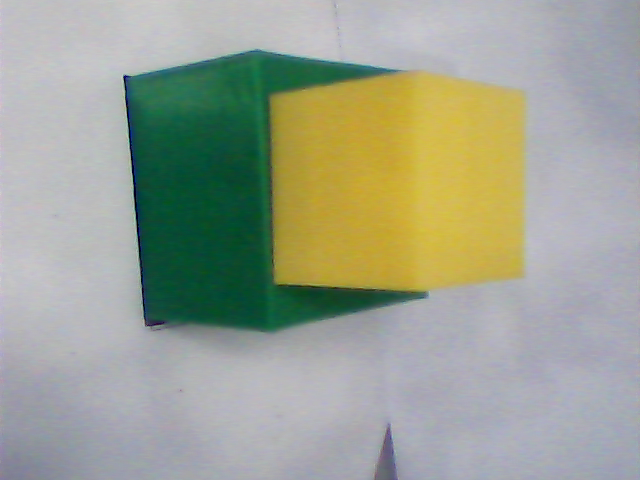
#> input picture c1.png, 640 x 480 px, found by its file name
$ python points.py
#> lines starting #> are read from the running program, lines starting #| are printed output that depends on the picture
import cv2


def check(image):
    image = cv2.circle(image, (188,248), radius=1, color=(0, 0, 255), thickness=-1)
    image = cv2.circle(image, (208,248), radius=1, color=(0, 0, 255), thickness=-1)
    image = cv2.circle(image, (188,228), radius=1, color=(0, 0, 255), thickness=-1)
    image = cv2.circle(image, (208,228), radius=1, color=(0, 0, 255), thickness=-1)
    image = cv2.circle(image, (355,225), radius=1, color=(0, 0, 255), thickness=-1)
    image = cv2.circle(image, (335,205), radius=1, color=(0, 0, 255), thickness=-1)
    image = cv2.circle(image, (355,205), radius=1, color=(0, 0, 255), thickness=-1)
    image = cv2.circle(image, (335,225), radius=1, color=(0, 0, 255), thickness=-1)
    return image


def checkfin(image):
    cv2.rectangle(image, (210+15, 248+15), (210, 248), (0, 0, 255), -1)
    cv2.rectangle(image, (296+15, 248+15), (296, 248), (0, 0, 255), -1)
    cv2.rectangle(image, (385+15, 248+15), (385, 248), (0, 0, 255), -1)

    cv2.rectangle(image, (210+15, 331+15), (210, 331), (0, 0, 255), -1)
    cv2.rectangle(image, (296+15, 331+15), (296, 331), (0, 0, 255), -1)
    cv2.rectangle(image, (385+15, 331+15), (385, 331), (0, 0, 255), -1)

    cv2.rectangle(image, (210+15, 432+15), (210, 432), (0, 0, 255), -1)
    cv2.rectangle(image, (296+15, 432+15), (296, 432), (0, 0, 255), -1)
    cv2.rectangle(image, (385+15, 432+15), (385, 432), (0, 0, 255), -1)

    return image


img = cv2.imread('c1.png')
#> img is the input picture: shape (480, 640, 3); mean B, G, R 145.7, 161.9, 156.3
img = check(img)
#> in check, `image = cv2.circle(image, (208,248), radius=1, color=(0, 0, 255), thic..`: image: shape (480, 640, 3); mean B, G, R 145.7, 161.9, 156.3
#> in check, `image = cv2.circle(image, (188,228), radius=1, color=(0, 0, 255), thic..`: image: shape (480, 640, 3); mean B, G, R 145.7, 161.9, 156.3
#> in check, `image = cv2.circle(image, (208,228), radius=1, color=(0, 0, 255), thic..`: image: shape (480, 640, 3); mean B, G, R 145.7, 161.9, 156.3
#> in check, `image = cv2.circle(image, (355,225), radius=1, color=(0, 0, 255), thic..`: image: shape (480, 640, 3); mean B, G, R 145.7, 161.9, 156.3
#> in check, `image = cv2.circle(image, (335,205), radius=1, color=(0, 0, 255), thic..`: image: shape (480, 640, 3); mean B, G, R 145.7, 161.9, 156.3
#> in check, `image = cv2.circle(image, (355,205), radius=1, color=(0, 0, 255), thic..`: image: shape (480, 640, 3); mean B, G, R 145.7, 161.9, 156.3
#> in check, `image = cv2.circle(image, (335,225), radius=1, color=(0, 0, 255), thic..`: image: shape (480, 640, 3); mean B, G, R 145.7, 161.9, 156.3
img1 = cv2.imread('c2.png')
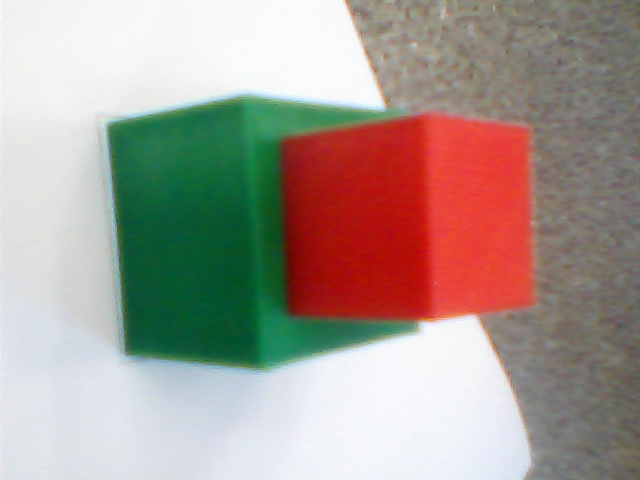
#> input picture c2.png, 640 x 480 px, found by its file name
#> img1 is the input picture: shape (480, 640, 3); mean B, G, R 146.9, 155.2, 166.9
img1 = check(img1)
#> in check (call 2), `image = cv2.circle(image, (208,248), radius=1, color=(0, 0, 255), thic..`: image: shape (480, 640, 3); mean B, G, R 146.8, 155.2, 167
#> in check (call 2), `image = cv2.circle(image, (188,228), radius=1, color=(0, 0, 255), thic..`: image: shape (480, 640, 3); mean B, G, R 146.8, 155.2, 167
#> in check (call 2), `image = cv2.circle(image, (208,228), radius=1, color=(0, 0, 255), thic..`: image: shape (480, 640, 3); mean B, G, R 146.8, 155.2, 167
#> in check (call 2), `image = cv2.circle(image, (355,225), radius=1, color=(0, 0, 255), thic..`: image: shape (480, 640, 3); mean B, G, R 146.8, 155.2, 167
#> in check (call 2), `image = cv2.circle(image, (335,205), radius=1, color=(0, 0, 255), thic..`: image: shape (480, 640, 3); mean B, G, R 146.8, 155.2, 167
#> in check (call 2), `image = cv2.circle(image, (355,205), radius=1, color=(0, 0, 255), thic..`: image: shape (480, 640, 3); mean B, G, R 146.8, 155.2, 167
#> in check (call 2), `image = cv2.circle(image, (335,225), radius=1, color=(0, 0, 255), thic..`: image: shape (480, 640, 3); mean B, G, R 146.8, 155.2, 167
img2 = cv2.imread('c3.png')
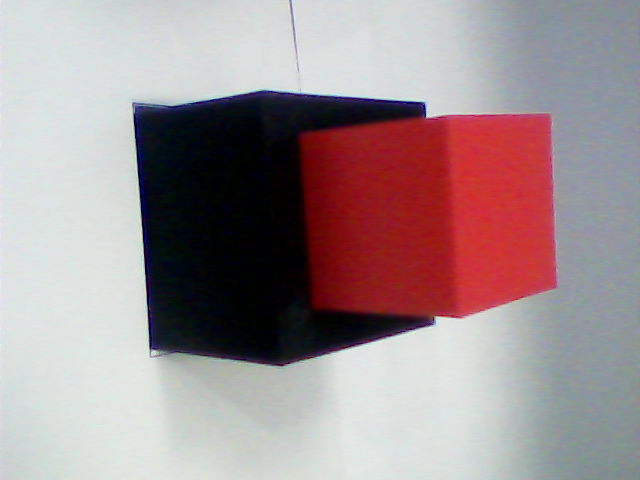
#> input picture c3.png, 640 x 480 px, found by its file name
#> img2 is the input picture: shape (480, 640, 3); mean B, G, R 147.2, 144.8, 160.8
img2 = check(img2)
#> in check (call 3), `image = cv2.circle(image, (208,248), radius=1, color=(0, 0, 255), thic..`: image: shape (480, 640, 3); mean B, G, R 147.2, 144.8, 160.8
#> in check (call 3), `image = cv2.circle(image, (188,228), radius=1, color=(0, 0, 255), thic..`: image: shape (480, 640, 3); mean B, G, R 147.2, 144.8, 160.8
#> in check (call 3), `image = cv2.circle(image, (208,228), radius=1, color=(0, 0, 255), thic..`: image: shape (480, 640, 3); mean B, G, R 147.2, 144.8, 160.8
#> in check (call 3), `image = cv2.circle(image, (355,225), radius=1, color=(0, 0, 255), thic..`: image: shape (480, 640, 3); mean B, G, R 147.2, 144.8, 160.8
#> in check (call 3), `image = cv2.circle(image, (335,205), radius=1, color=(0, 0, 255), thic..`: image: shape (480, 640, 3); mean B, G, R 147.2, 144.8, 160.8
#> in check (call 3), `image = cv2.circle(image, (355,205), radius=1, color=(0, 0, 255), thic..`: image: shape (480, 640, 3); mean B, G, R 147.2, 144.8, 160.8
#> in check (call 3), `image = cv2.circle(image, (335,225), radius=1, color=(0, 0, 255), thic..`: image: shape (480, 640, 3); mean B, G, R 147.2, 144.8, 160.8
img3 = cv2.imread('c4.png')
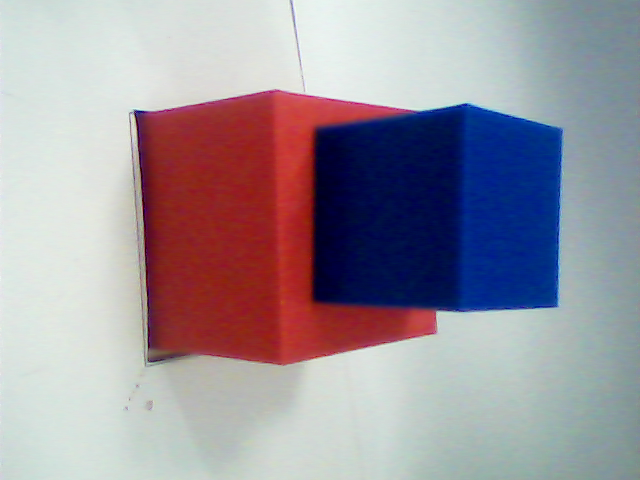
#> input picture c4.png, 640 x 480 px, found by its file name
#> img3 is the input picture: shape (480, 640, 3); mean B, G, R 158.4, 148.9, 156.3
img3 = check(img3)
#> in check (call 4), `image = cv2.circle(image, (208,248), radius=1, color=(0, 0, 255), thic..`: image: shape (480, 640, 3); mean B, G, R 158.4, 148.9, 156.3
#> in check (call 4), `image = cv2.circle(image, (188,228), radius=1, color=(0, 0, 255), thic..`: image: shape (480, 640, 3); mean B, G, R 158.4, 148.9, 156.3
#> in check (call 4), `image = cv2.circle(image, (208,228), radius=1, color=(0, 0, 255), thic..`: image: shape (480, 640, 3); mean B, G, R 158.4, 148.9, 156.3
#> in check (call 4), `image = cv2.circle(image, (355,225), radius=1, color=(0, 0, 255), thic..`: image: shape (480, 640, 3); mean B, G, R 158.4, 148.9, 156.3
#> in check (call 4), `image = cv2.circle(image, (335,205), radius=1, color=(0, 0, 255), thic..`: image: shape (480, 640, 3); mean B, G, R 158.4, 148.9, 156.3
#> in check (call 4), `image = cv2.circle(image, (355,205), radius=1, color=(0, 0, 255), thic..`: image: shape (480, 640, 3); mean B, G, R 158.4, 148.9, 156.3
#> in check (call 4), `image = cv2.circle(image, (335,225), radius=1, color=(0, 0, 255), thic..`: image: shape (480, 640, 3); mean B, G, R 158.4, 148.9, 156.4
img4 = cv2.imread('c5.png')
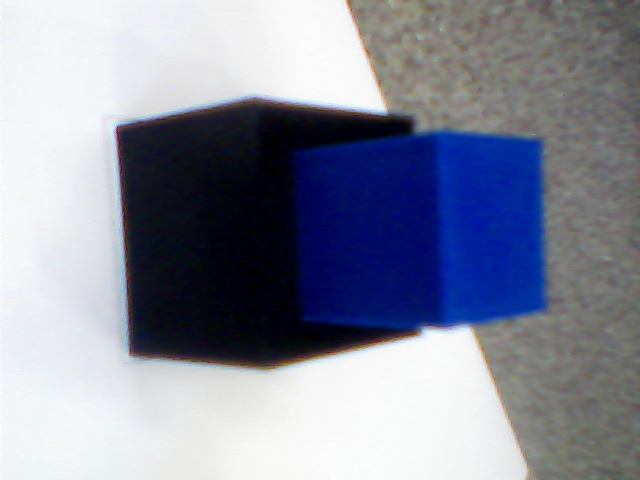
#> input picture c5.png, 640 x 480 px, found by its file name
#> img4 is the input picture: shape (480, 640, 3); mean B, G, R 156.2, 140.3, 136
img4 = check(img4)
#> in check (call 5), `image = cv2.circle(image, (208,248), radius=1, color=(0, 0, 255), thic..`: image: shape (480, 640, 3); mean B, G, R 156.2, 140.3, 136
#> in check (call 5), `image = cv2.circle(image, (188,228), radius=1, color=(0, 0, 255), thic..`: image: shape (480, 640, 3); mean B, G, R 156.2, 140.3, 136
#> in check (call 5), `image = cv2.circle(image, (208,228), radius=1, color=(0, 0, 255), thic..`: image: shape (480, 640, 3); mean B, G, R 156.2, 140.3, 136
#> in check (call 5), `image = cv2.circle(image, (355,225), radius=1, color=(0, 0, 255), thic..`: image: shape (480, 640, 3); mean B, G, R 156.2, 140.3, 136
#> in check (call 5), `image = cv2.circle(image, (335,205), radius=1, color=(0, 0, 255), thic..`: image: shape (480, 640, 3); mean B, G, R 156.2, 140.3, 136
#> in check (call 5), `image = cv2.circle(image, (355,205), radius=1, color=(0, 0, 255), thic..`: image: shape (480, 640, 3); mean B, G, R 156.2, 140.3, 136
#> in check (call 5), `image = cv2.circle(image, (335,225), radius=1, color=(0, 0, 255), thic..`: image: shape (480, 640, 3); mean B, G, R 156.2, 140.3, 136
img5 = cv2.imread('cfin.png')
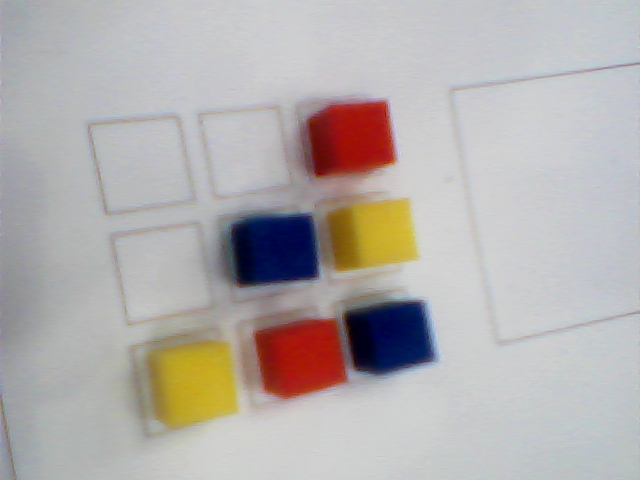
#> input picture cfin.png, 640 x 480 px, found by its file name
#> img5 is the input picture: shape (480, 640, 3); mean B, G, R 173.3, 175.1, 179.4
M = cv2.getRotationMatrix2D((640 // 2, 480 // 2), 82, 1.0)
img5 = cv2.warpAffine(img5, M, (640, 480))
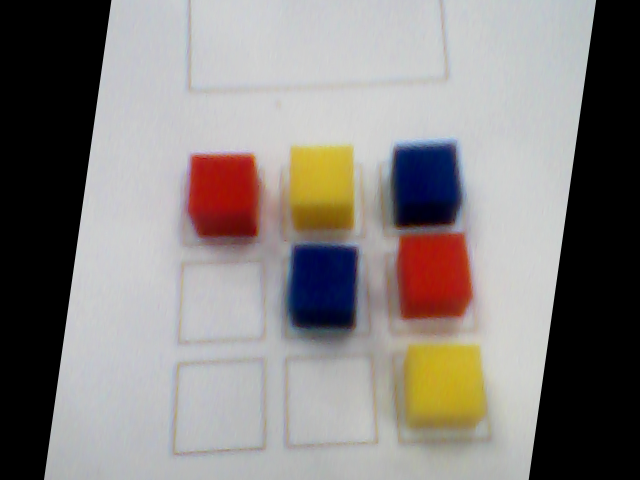
#> img5: shape (480, 640, 3); mean B, G, R 128, 130.5, 135.6
img5 = checkfin(img5)


cv2.imshow('img', img)
cv2.imshow('img1', img1)
cv2.imshow('img2', img2)
cv2.imshow('img3', img3)
cv2.imshow('img4', img4)
cv2.imshow('img4', img4)
cv2.imshow('img5', img5)
cv2.waitKey(0)
cv2.destroyAllWindows()
